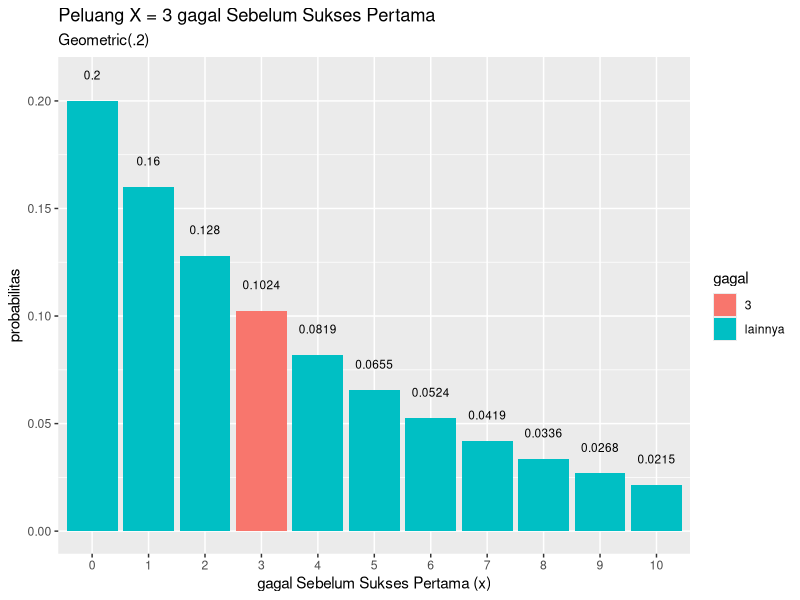

Here is the R script that generated this plot:
# 1a
p = 0.20
x = 3
dgeom(x, p)

# 1b
mean(rgeom(10000, p)== 3)

# 1c
# hasil poin a dan b memiliki perbedaan karena distribusi geometric acak dengan 10000 data random
# perbedaannya antara 0.1 - 0.11

# 1d
library(dplyr)
library(ggplot2)

data.frame(x = 0:10, prob = dgeom(x = 0:10, prob = p)) %>%
  mutate(gagal = ifelse(x == 3, 3, "lainnya")) %>%
  ggplot(aes(x = factor(x), y = prob, fill = gagal)) +
  geom_col() +
  geom_text(
    aes(label = round(prob,4), y = prob + 0.01),
    position = position_dodge(0.9),
    size = 3,
    vjust = 0
  ) +
  labs(title = "Peluang X = 3 gagal Sebelum Sukses Pertama",
       subtitle = "Geometric(.2)",
       x = "gagal Sebelum Sukses Pertama (x)",
       y = "probabilitas")  

# 1e
# mean
# eksakta
1/p
# 10000 data random
mean(rgeom(10000,p))+1

#variance
#eksakta
(1 - p) / p ** 2
#10000 data random
var(rgeom(10000, p))
